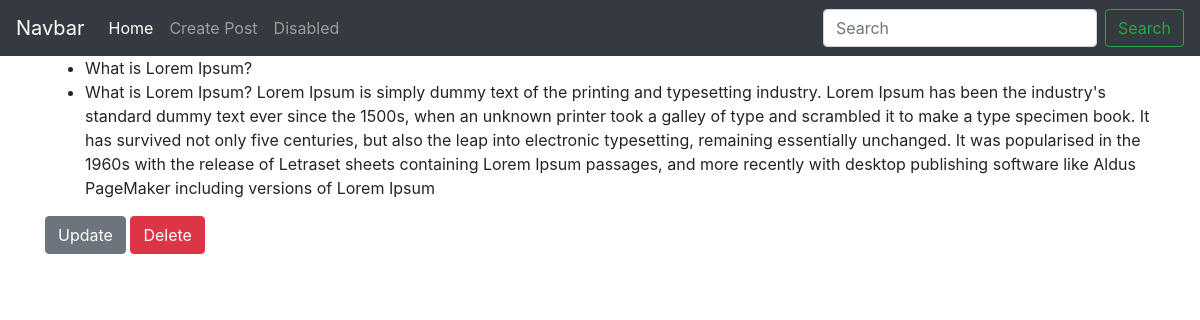
Page /post_detail/1 on the committed database.
### blog/models.py (models this page shows, shortened)
class Post(models.Model):
  title = models.CharField(max_length=255)
  author = models.ForeignKey(User,on_delete=models.CASCADE)
  post_date = models.DateTimeField(auto_now_add=True)
  post_updated = models.DateTimeField(auto_now=True)
  body = models.TextField()

### blog/views.py (the view)
# urls.py: path('post_detail/<int:pk>',PostDetailView.as_view(),name='post_detail'),
class PostDetailView(DetailView):
  model = Post

### blog/templates/blog/post_detail.html (shortened to what this page needs)
{% extends 'blog/base.html' %}
{% block content %}
<ul>
  <li>{{ object.title }}</li>
  <li>{{ object.body }}</li>
</ul>
<a href="{% url 'post_update' post.id %}" class="btn btn-secondary">Update</a>
<a href="{% url 'post_delete' post.id %}" class="btn btn-danger">Delete</a>
{% endblock content %}

### rows in the picture
Post: title "What is Lorem Ipsum?", body "What is Lorem Ipsum? Lorem Ipsum is simply dummy text of the printing and typesetting industry. Lorem Ipsum has been the industry's standard dummy text ever since the 1500s, when an unknown printer took a galley of type and scrambled it to make a type specimen book. It has survived not only five centuries, but also the leap into electronic typesetting, remaining essentially unchanged. It was popularised in the 1960s with the release of Letraset sheets containing Lorem Ipsum passages, and more recently with desktop publishing software like Aldus PageMaker including versions of Lorem Ipsum"
